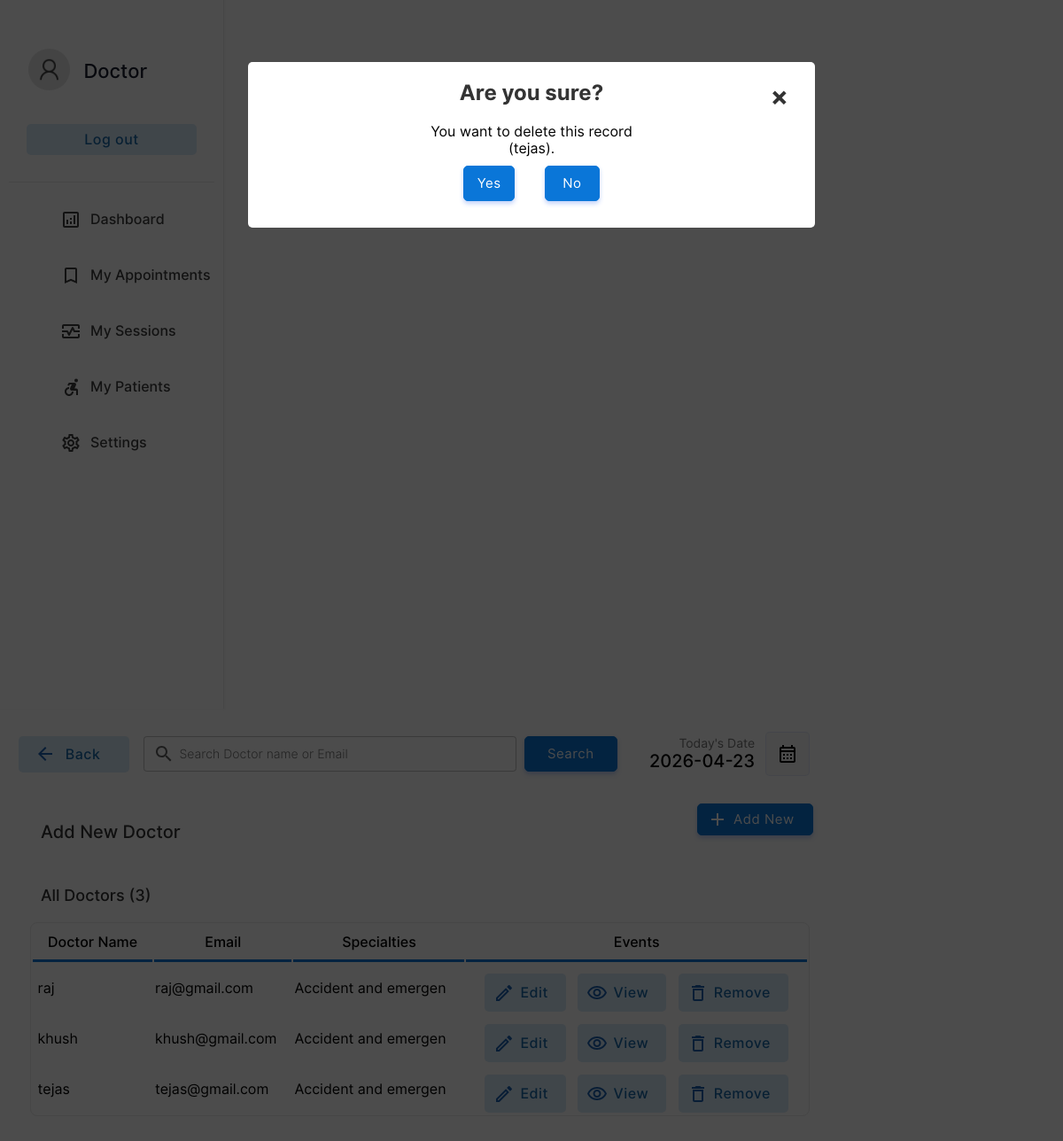
Screenshot of /doctor/doctors.php?action=drop&id=1&name=tejas (signed in) with the database file from the repository.
### tables this page shows
CREATE TABLE `doctor` (
  `docid` int(11) NOT NULL,
  `docemail` varchar(255) NOT NULL,
  `docname` varchar(255) NOT NULL,
  `docpassword` varchar(255) NOT NULL,
  `docnic` varchar(15) NOT NULL,
  `doctel` varchar(15) NOT NULL,
  `specialties` int(2) NOT NULL,
  `hospital` varchar(255) NOT NULL,
  `photo` varchar(255) NOT NULL
);

CREATE TABLE `specialties` (
  `id` int(2) NOT NULL,
  `sname` varchar(50) NOT NULL
);

### doctor/doctors.php (the view, shortened to what the rows shown need)
<!DOCTYPE html>
<html lang="en">
<head>
    <link rel="stylesheet" href="../css/animations.css">
    <link rel="stylesheet" href="../css/main.css">
    <link rel="stylesheet" href="../css/admin.css">
</head>
<body>
    <?php
    include("../connection.php");
    ?>
    <?php include("sidebar.php")?>
        <div class="dash-body">
            <table border="0" width="100%" style=" border-spacing: 0;margin:0;padding:0;margin-top:25px; ">
                <?php
                    if($_POST){
                        $keyword=$_POST["search"];
                        $sqlmain= "select * from doctor where docemail='$keyword' or docname='$keyword' or docname like '$keyword%' or docname like '%$keyword' or docname like '%$keyword%'";
                    }else{
                        $sqlmain= "select * from doctor order by docid desc";
                    }
                ?>
                <tr>
                   <td colspan="4">
                       <center>
                        <div class="abc scroll">
                        <table width="93%" class="sub-table scrolldown" border="0">
                        <thead>
                        <tr>
                                <th class="table-headin">
                                Doctor Name
                                </th>
                                <th class="table-headin">
                                    Email
                                </th>
                                <th class="table-headin">
                                    Specialties
                                </th>
                                <th class="table-headin">
                                    Events
                                </tr>
                        </thead>
                        <tbody>
                            <?php
                                $result= $database->query($sqlmain);
                                if($result->num_rows==0){
                                    echo '<tr>
                                    <td colspan="4">
                                    <br><br><br><br>
                                    <center>
                                    <img src="../img/notfound.svg" width="25%">
                                    <br>
                                    <p class="heading-main12" style="margin-left: 45px;font-size:20px;color:rgb(49, 49, 49)">We  couldnt find anything related to your keywords !</p>
                                    <a class="non-style-link" href="doctors.php"><button  class="login-btn btn-primary-soft btn"  style="display: flex;justify-content: center;align-items: center;margin-left:20px;">&nbsp; Show all Doctors &nbsp;</font></button>
                                    </a>
                                    </center>
                                    <br><br><br><br>
                                    </td>
                                    </tr>';
                                }
                                else{
                                for ( $x=0; $x<$result->num_rows;$x++){
                                    $row=$result->fetch_assoc();
                                    $docid=$row["docid"];
                                    $name=$row["docname"];
                                    $email=$row["docemail"];
                                    $spe=$row["specialties"];
                                    $spcil_res= $database->query("select sname from specialties where id='$spe'");
                                    $spcil_array= $spcil_res->fetch_assoc();
                                    $spcil_name=$spcil_array["sname"];
                                    echo '<tr>
                                        <td> &nbsp;'.
                                        substr($name,0,30)
                                        .'</td>
                                        <td>
                                        '.substr($email,0,20).'
                                        </td>
                                        <td>
                                            '.substr($spcil_name,0,20).'
                                        </td>
                                        <td>
                                        <div style="display:flex;justify-content: center;">
                                        <a href="?action=edit&id='.$docid.'&error=0" class="non-style-link"><button  class="btn-primary-soft btn button-icon btn-edit"  style="padding-left: 40px;padding-top: 12px;padding-bottom: 12px;margin-top: 10px;"><font class="tn-in-text">Edit</font></button></a>
                                        &nbsp;&nbsp;&nbsp;
                                        <a href="?action=view&id='.$docid.'" class="non-style-link"><button  class="btn-primary-soft btn button-icon btn-view"  style="padding-left: 40px;padding-top: 12px;padding-bottom: 12px;margin-top: 10px;"><font class="tn-in-text">View</font></button></a>
                                       &nbsp;&nbsp;&nbsp;
                                       <a href="?action=drop&id='.$docid.'&name='.$name.'" class="non-style-link"><button  class="btn-primary-soft btn button-icon btn-delete"  style="padding-left: 40px;padding-top: 12px;padding-bottom: 12px;margin-top: 10px;"><font class="tn-in-text">Remove</font></button></a>
                                        </div>
                                        </td>
                                    </tr>';
                                }
                            }
                            ?>
                            </tbody>
                        </table>
                        </div>
                        </center>
                   </td>
                </tr>
            </table>
        </div>
    </div>
    <?php
    if($_GET){
        $id=$_GET["id"];
        $action=$_GET["action"];
        if($action=='drop'){
            $nameget=$_GET["name"];
            echo '
            <div id="popup1" class="overlay">
                    <div class="popup">
                    <center>
                        <h2>Are you sure?</h2>
                        <a class="close" href="doctors.php">&times;</a>
                        <div class="content">
                            You want to delete this record<br>('.substr($nameget,0,40).').
                        </div>
                        <div style="display: flex;justify-content: center;">
                        <a href="delete-doctor.php?id='.$id.'" class="non-style-link"><button  class="btn-primary btn"  style="display: flex;justify-content: center;align-items: center;margin:10px;padding:10px;"<font class="tn-in-text">&nbsp;Yes&nbsp;</font></button></a>&nbsp;&nbsp;&nbsp;
                        <a href="doctors.php" class="non-style-link"><button  class="btn-primary btn"  style="display: flex;justify-content: center;align-items: center;margin:10px;padding:10px;"><font class="tn-in-text">&nbsp;&nbsp;No&nbsp;&nbsp;</font></button></a>
                        </div>
                    </center>
            </div>
            </div>
            ';
        }elseif($action=='edit'){
            $sqlmain= "select * from doctor where docid='$id'";
            $result= $database->query($sqlmain);
            $row=$result->fetch_assoc();
            $name=$row["docname"];
            $email=$row["docemail"];
            $spe=$row["specialties"];
            $spcil_res= $database->query("select sname from specialties where id='$spe'");
            $spcil_array= $spcil_res->fetch_assoc();
            $spcil_name=$spcil_array["sname"];
            $nic=$row['docnic'];
            $tele=$row['doctel'];
            $error_1=$_GET["error"];
                $errorlist= array(
                    '1'=>'<label for="promter" class="form-label" style="color:rgb(255, 62, 62);text-align:center;">Already have an account for this Email address.</label>',
                    '2'=>'<label for="promter" class="form-label" style="color:rgb(255, 62, 62);text-align:center;">Password Conformation Error! Reconform Password</label>',
                    '3'=>'<label for="promter" class="form-label" style="color:rgb(255, 62, 62);text-align:center;"></label>',
                    '4'=>"",
                    '0'=>'',
                );
            if($error_1!='4'){
                    echo '
                    <div id="popup1" class="overlay">
                            <div class="popup">
                            <center>
                                <a class="close" href="doctors.php">&times;</a>
                                <div style="display: flex;justify-content: center;">
                                <div class="abc">
                                <table width="80%" class="sub-table scrolldown add-doc-form-container" border="0">
                                <tr>
                                        <td class="label-td" colspan="2">'.
                                            $errorlist[$error_1]
                                        .'</td>
                                    </tr>
                                    <tr>
                                        <td>
                                            <p style="padding: 0;margin: 0;text-align: left;font-size: 25px;font-weight: 500;">Edit Doctor Details.</p>
                                        Doctor ID : '.$id.' (Auto Generated)<br><br>
                                        </td>
                                    </tr>
                                    <tr>
                                        <td class="label-td" colspan="2">
                                            <form action="edit-doc.php" method="POST" class="add-new-form">
                                            <label for="Email" class="form-label">Email: </label>
                                            <input type="hidden" value="'.$id.'" name="id00">
                                        </td>
                                    </tr>
                                    <tr>
                                        <td class="label-td" colspan="2">
                                        <input type="email" name="email" class="input-text" placeholder="Email Address" value="'.$email.'" required><br>
                                        </td>
                                    </tr>
                                    <tr>
                                        <td class="label-td" colspan="2">
                                            <label for="name" class="form-label">Name: </label>
                                        </td>
                                    </tr>
                                    <tr>
                                        <td class="label-td" colspan="2">
                                            <input type="text" name="name" class="input-text" placeholder="Doctor Name" value="'.$name.'" required><br>
                                        </td>
                                    </tr>
                                    <tr>
                                        <td class="label-td" colspan="2">
                                            <label for="nic" class="form-label">NIC: </label>
                                        </td>
                                    </tr>
                                    <tr>
                                        <td class="label-td" colspan="2">
                                            <input type="text" name="nic" class="input-text" placeholder="NIC Number" value="'.$nic.'" required><br>
                                        </td>
                                    </tr>
                                    <tr>
                                        <td class="label-td" colspan="2">
                                            <label for="Tele" class="form-label">Telephone: </label>
                                        </td>
                                    </tr>
                                    <tr>
                                        <td class="label-td" colspan="2">
                                            <input type="tel" name="Tele" class="input-text" placeholder="Telephone Number" value="'.$tele.'" required><br>
                                        </td>
                                    </tr>
                                    <tr>
                                        <td class="label-td" colspan="2">
                                            <label for="spec" class="form-label">Choose specialties: (Current'.$spcil_name.')</label>
                                        </td>
                                    </tr>
                                    <tr>
                                        <td class="label-td" colspan="2">
                                            <select name="spec" id="" class="box">';
                                                $list11 = $database->query("select  * from  specialties;");
                                                for ($y=0;$y<$list11->num_rows;$y++){
                                                    $row00=$list11->fetch_assoc();
                                                    $sn=$row00["sname"];
                                                    $id00=$row00["id"];
                                                    echo "<option value=".$id00.">$sn</option><br/>";
                                                };
                                echo     '       </select><br><br>
                                        </td>
                                    </tr>
                                    <tr>
                                        <td class="label-td" colspan="2">
                                            <label for="password" class="form-label">Password: </label>
                                        </td>
                                    </tr>
                                    <tr>
                                        <td class="label-td" colspan="2">
                                            <input type="password" name="password" class="input-text" placeholder="Defind a Password" required><br>
                                        </td>
                                    </tr><tr>
                                        <td class="label-td" colspan="2">
                                            <label for="cpassword" class="form-label">Conform Password: </label>
                                        </td>
                                    </tr>
                                    <tr>
                                        <td class="label-td" colspan="2">
                                            <input type="password" name="cpassword" class="input-text" placeholder="Conform Password" required><br>
                                        </td>
                                    </tr>
                                    <tr>
                                        <td colspan="2">
                                            <input type="reset" value="Reset" class="login-btn btn-primary-soft btn" >&nbsp;&nbsp;&nbsp;&nbsp;&nbsp;
                                            <input type="submit" value="Save" class="login-btn btn-primary btn">
                                        </td>
                                    </tr>
                                    </form>
                                    </tr>
                                </table>
                                </div>
                                </div>
                            </center>
                            <br><br>
                    </div>
                    </div>
                    ';
        }; };
    };
?>
</body>
</html>

### rows the page displays
doctor: docname "raj", docemail "raj@gmail.com", specialties.sname "Accident and emergen"
doctor: docname "khush", docemail "khush@gmail.com", specialties.sname "Accident and emergen"
doctor: docname "tejas", docemail "tejas@gmail.com", specialties.sname "Accident and emergen"

### other values shown
substr($username,0,13) "Doctor"
$list11->num_rows "3"
substr($nameget,0,40) "tejas"
